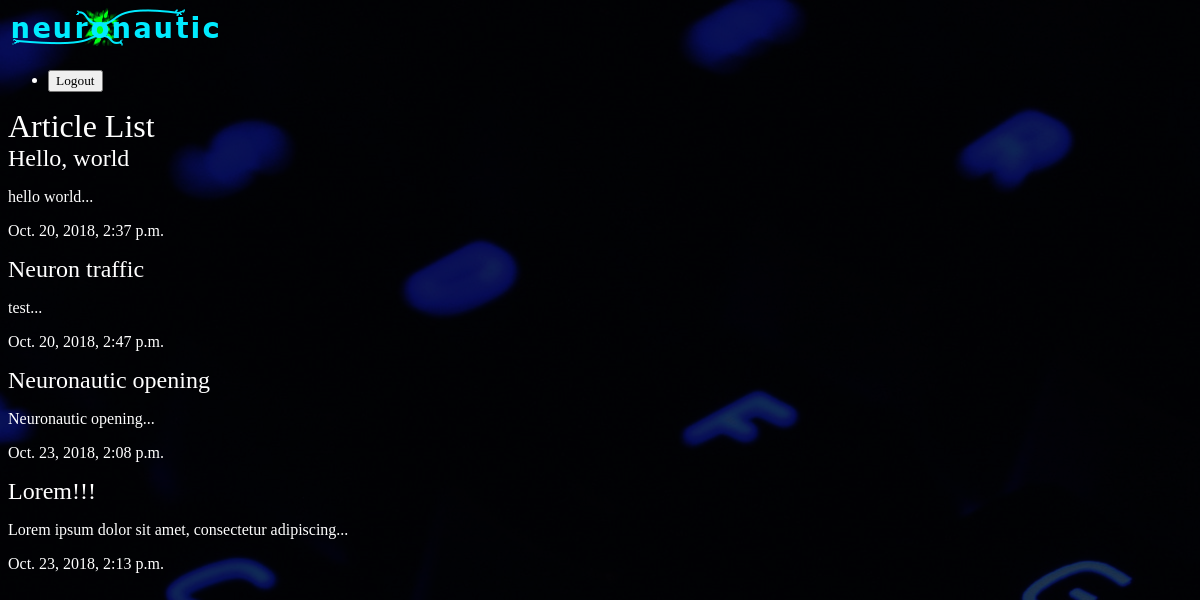
The app's page /neuron/, older data.
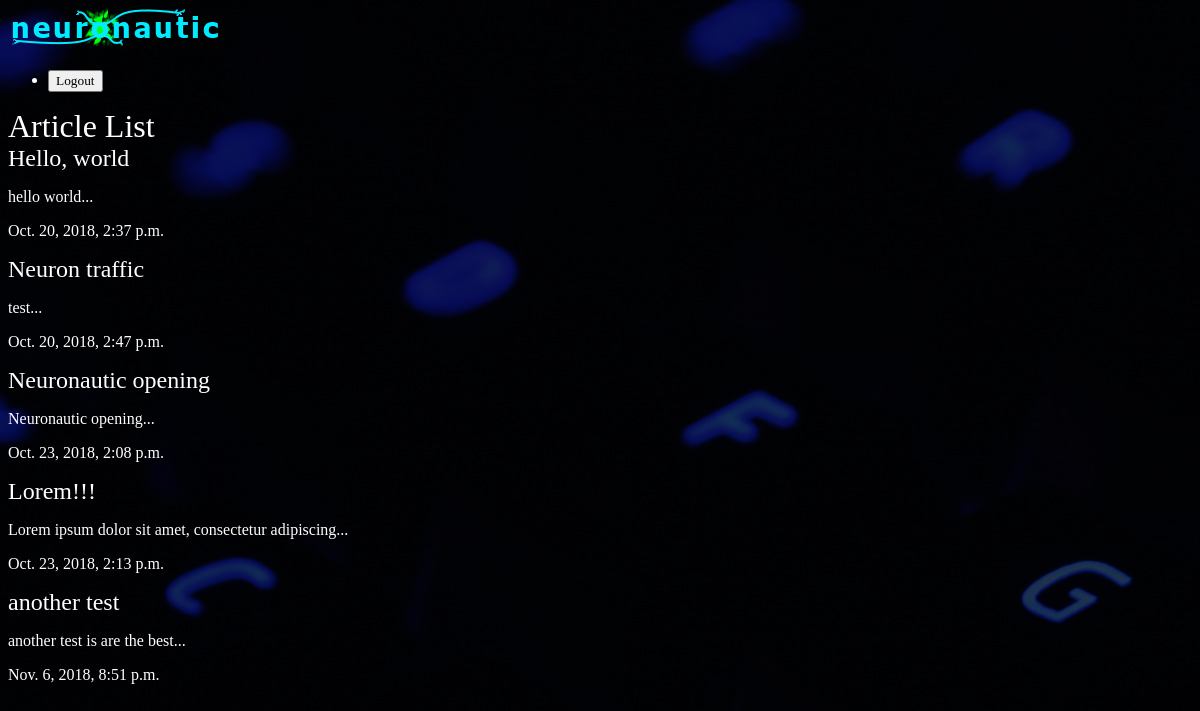
The same page, newer data.
### neuron/models.py (models this page shows, shortened)
class Article(models.Model):
    title = models.CharField(max_length=100)
    slug = models.SlugField()
    body = models.TextField()
    date = models.DateTimeField(auto_now_add=True)
    thumb = models.ImageField(default='default.png', blank=True)
    def snippet(self):
        return self.body[:50] + '...'

### neuron/views.py (the view)
def article_list(request):
    articles = Article.objects.all().order_by('date')
    return render(request, 'articles/article_list.html', {'articles': articles})

### neuron/templates/articles/article_list.html
{% extends 'base_layout.html' %}
{% block content %}
<h1>Article List</h1>
<div class="articles">
    {% for article in articles %}
    <h2><a href="{% url 'articles:detail' slug=article.slug %}">{{ article.title }}</a></h2>
    <p>{{ article.snippet }}</p>
    <p>{{ article.date }}</p>
    {% endfor %}
</div>
{% endblock %}

### templates/base_layout.html (shortened to what this page needs)
{% load static from staticfiles %}
<!DOCTYPE html>
<html>
    <head>
        <link rel="stylesheet" href="{% static 'style.css' %}">
    </head>
    <body>
        <header class="wrapper">
            <h1><a href="{% url 'articles:list' %}"><img src="{% static 'logo.png' %}" alt="djangonautic" /></a></h1>
            <nav>
                <ul>
                    <li>
                        <form class="logout-link" action="{% url 'accounts:logout' %}" method="post">
                            <button type="submit">Logout</button>
                        </form>
                    </li>
                </ul>
            </nav>
        </header>
        <div class="wrapper">
            {% block content %}
            {% endblock %}
        </div>
    </body>
</html>

### assets/style.css (style rules this page uses)
body { background-color: #0f121f; background-image: url(pexels-photo-1010496.jpeg); background-blend-mode: soft-light; background-repeat-y: no-repeat; color: #fff; }
body * { font-family: Ubuntu; }
h1,h2,h3,h4,h5 { font-weight: normal; margin: 0; }
a,a:hover, a:visited { color: #fff; text-decoration: none; }

Row changes from the older to the newer data that the page shows:
added Article: title "another test", snippet "another test is are the best...", date "Nov. 6, 2018, 8:51 p.m."
